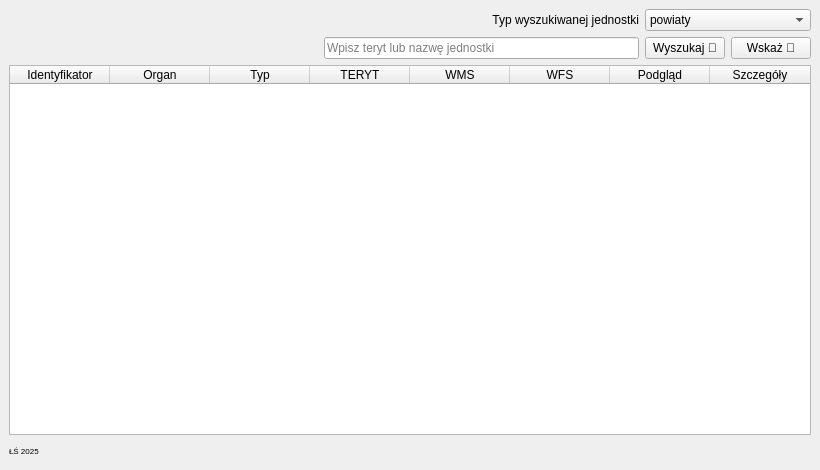
<?xml version="1.0" encoding="UTF-8"?>
<ui version="4.0">
 <class>eziudp_plugin2DockWidgetBase</class>
 <widget class="QDockWidget" name="eziudp_plugin2DockWidgetBase">
  <property name="geometry">
   <rect>
    <x>0</x>
    <y>0</y>
    <width>820</width>
    <height>470</height>
   </rect>
  </property>
  <property name="windowTitle">
   <string>Power EZiUDP - ewidencja zbiorów i usług danych przestrzennych</string>
  </property>
  <widget class="QWidget" name="dockWidgetContents">
   <layout class="QGridLayout" name="gridLayout">
    <item row="0" column="0">
     <layout class="QHBoxLayout" name="horizontalLayout">
      <property name="topMargin">
       <number>0</number>
      </property>
      <item>
       <spacer name="horizontalSpacer_2">
        <property name="orientation">
         <enum>Qt::Horizontal</enum>
        </property>
        <property name="sizeHint" stdset="0">
         <size>
          <width>40</width>
          <height>20</height>
         </size>
        </property>
       </spacer>
      </item>
      <item>
       <layout class="QVBoxLayout" name="verticalLayout_2">
        <property name="rightMargin">
         <number>0</number>
        </property>
        <item>
         <widget class="QLabel" name="label">
          <property name="layoutDirection">
           <enum>Qt::LeftToRight</enum>
          </property>
          <property name="text">
           <string>Typ wyszukiwanej jednostki</string>
          </property>
          <property name="alignment">
           <set>Qt::AlignRight|Qt::AlignTrailing|Qt::AlignVCenter</set>
          </property>
         </widget>
        </item>
        <item>
         <widget class="QLineEdit" name="terytInput">
          <property name="placeholderText">
           <string>Wpisz teryt lub nazwę jednostki</string>
          </property>
         </widget>
        </item>
       </layout>
      </item>
      <item>
       <layout class="QVBoxLayout" name="verticalLayout">
        <property name="rightMargin">
         <number>0</number>
        </property>
        <item>
         <layout class="QHBoxLayout" name="horizontalLayout_4">
          <property name="topMargin">
           <number>0</number>
          </property>
          <item>
           <widget class="QComboBox" name="comboBox">
            <property name="currentText">
             <string>powiaty</string>
            </property>
            <item>
             <property name="text">
              <string>powiaty</string>
             </property>
            </item>
            <item>
             <property name="text">
              <string>gminy</string>
             </property>
            </item>
            <item>
             <property name="text">
              <string>wojewodztwa</string>
             </property>
            </item>
            <item>
             <property name="text">
              <string>jednostki centralne</string>
             </property>
            </item>
           </widget>
          </item>
         </layout>
        </item>
        <item>
         <layout class="QHBoxLayout" name="horizontalLayout_3">
          <property name="topMargin">
           <number>0</number>
          </property>
          <property name="rightMargin">
           <number>0</number>
          </property>
          <property name="bottomMargin">
           <number>0</number>
          </property>
          <item>
           <widget class="QPushButton" name="searchButton">
            <property name="text">
             <string>Wyszukaj 🔎</string>
            </property>
           </widget>
          </item>
          <item>
           <widget class="QPushButton" name="pointButton">
            <property name="text">
             <string>Wskaż 📍</string>
            </property>
           </widget>
          </item>
         </layout>
        </item>
       </layout>
      </item>
     </layout>
    </item>
    <item row="3" column="0">
     <layout class="QHBoxLayout" name="horizontalLayout_2">
      <property name="topMargin">
       <number>0</number>
      </property>
      <item>
       <widget class="QLabel" name="label_2">
        <property name="font">
         <font>
          <pointsize>6</pointsize>
         </font>
        </property>
        <property name="text">
         <string>ŁŚ 2025</string>
        </property>
       </widget>
      </item>
      <item>
       <spacer name="horizontalSpacer">
        <property name="orientation">
         <enum>Qt::Horizontal</enum>
        </property>
        <property name="sizeHint" stdset="0">
         <size>
          <width>40</width>
          <height>20</height>
         </size>
        </property>
       </spacer>
      </item>
     </layout>
    </item>
    <item row="2" column="0">
     <widget class="QTableWidget" name="resultsTable">
      <column>
       <property name="text">
        <string>Identyfikator</string>
       </property>
      </column>
      <column>
       <property name="text">
        <string>Organ</string>
       </property>
      </column>
      <column>
       <property name="text">
        <string>Typ</string>
       </property>
      </column>
      <column>
       <property name="text">
        <string>TERYT</string>
       </property>
      </column>
      <column>
       <property name="text">
        <string>WMS</string>
       </property>
      </column>
      <column>
       <property name="text">
        <string>WFS</string>
       </property>
      </column>
      <column>
       <property name="text">
        <string>Podgląd</string>
       </property>
      </column>
      <column>
       <property name="text">
        <string>Szczegóły</string>
       </property>
      </column>
     </widget>
    </item>
   </layout>
  </widget>
 </widget>
 <resources/>
 <connections/>
</ui>
